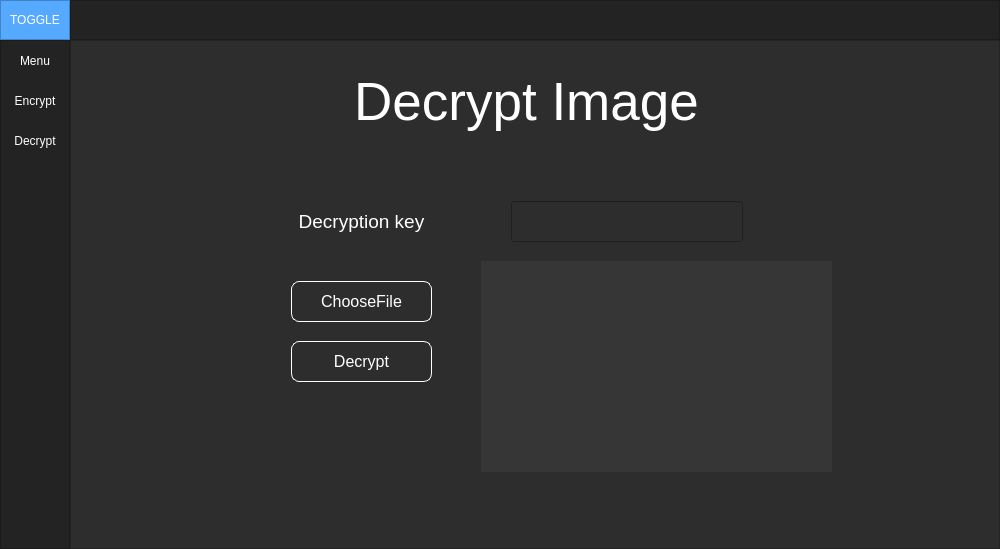
<?xml version="1.0" encoding="UTF-8"?>
<ui version="4.0">
 <class>MainWindow</class>
 <widget class="QMainWindow" name="MainWindow">
  <property name="geometry">
   <rect>
    <x>0</x>
    <y>0</y>
    <width>1000</width>
    <height>549</height>
   </rect>
  </property>
  <property name="minimumSize">
   <size>
    <width>1000</width>
    <height>500</height>
   </size>
  </property>
  <property name="windowTitle">
   <string>MainWindow</string>
  </property>
  <property name="styleSheet">
   <string notr="true">background-color: rgb(45, 45, 45);</string>
  </property>
  <widget class="QWidget" name="centralwidget">
   <layout class="QVBoxLayout" name="verticalLayout">
    <property name="spacing">
     <number>0</number>
    </property>
    <property name="leftMargin">
     <number>0</number>
    </property>
    <property name="topMargin">
     <number>0</number>
    </property>
    <property name="rightMargin">
     <number>0</number>
    </property>
    <property name="bottomMargin">
     <number>0</number>
    </property>
    <item>
     <widget class="QFrame" name="Top_Bar">
      <property name="maximumSize">
       <size>
        <width>16777215</width>
        <height>40</height>
       </size>
      </property>
      <property name="styleSheet">
       <string notr="true">background-color: rgb(35, 35, 35);</string>
      </property>
      <property name="frameShape">
       <enum>QFrame::NoFrame</enum>
      </property>
      <property name="frameShadow">
       <enum>QFrame::Raised</enum>
      </property>
      <layout class="QHBoxLayout" name="horizontalLayout">
       <property name="spacing">
        <number>0</number>
       </property>
       <property name="leftMargin">
        <number>0</number>
       </property>
       <property name="topMargin">
        <number>0</number>
       </property>
       <property name="rightMargin">
        <number>0</number>
       </property>
       <property name="bottomMargin">
        <number>0</number>
       </property>
       <item>
        <widget class="QFrame" name="frame_toggle">
         <property name="maximumSize">
          <size>
           <width>70</width>
           <height>40</height>
          </size>
         </property>
         <property name="styleSheet">
          <string notr="true">background-color: rgb(85, 170, 255);</string>
         </property>
         <property name="frameShape">
          <enum>QFrame::StyledPanel</enum>
         </property>
         <property name="frameShadow">
          <enum>QFrame::Raised</enum>
         </property>
         <layout class="QVBoxLayout" name="verticalLayout_2">
          <property name="spacing">
           <number>0</number>
          </property>
          <property name="leftMargin">
           <number>0</number>
          </property>
          <property name="topMargin">
           <number>0</number>
          </property>
          <property name="rightMargin">
           <number>0</number>
          </property>
          <property name="bottomMargin">
           <number>0</number>
          </property>
          <item>
           <widget class="QPushButton" name="Btn_Toggle">
            <property name="sizePolicy">
             <sizepolicy hsizetype="Expanding" vsizetype="Expanding">
              <horstretch>0</horstretch>
              <verstretch>0</verstretch>
             </sizepolicy>
            </property>
            <property name="styleSheet">
             <string notr="true">color: rgb(255, 255, 255);
border: 0px solid;</string>
            </property>
            <property name="text">
             <string>TOGGLE</string>
            </property>
           </widget>
          </item>
         </layout>
        </widget>
       </item>
       <item>
        <widget class="QFrame" name="frame_top">
         <property name="frameShape">
          <enum>QFrame::StyledPanel</enum>
         </property>
         <property name="frameShadow">
          <enum>QFrame::Raised</enum>
         </property>
        </widget>
       </item>
      </layout>
     </widget>
    </item>
    <item>
     <widget class="QFrame" name="Content">
      <property name="frameShape">
       <enum>QFrame::NoFrame</enum>
      </property>
      <property name="frameShadow">
       <enum>QFrame::Raised</enum>
      </property>
      <layout class="QHBoxLayout" name="horizontalLayout_2">
       <property name="spacing">
        <number>0</number>
       </property>
       <property name="leftMargin">
        <number>0</number>
       </property>
       <property name="topMargin">
        <number>0</number>
       </property>
       <property name="rightMargin">
        <number>0</number>
       </property>
       <property name="bottomMargin">
        <number>0</number>
       </property>
       <item>
        <widget class="QFrame" name="frame_left_menu">
         <property name="minimumSize">
          <size>
           <width>70</width>
           <height>0</height>
          </size>
         </property>
         <property name="maximumSize">
          <size>
           <width>70</width>
           <height>16777215</height>
          </size>
         </property>
         <property name="styleSheet">
          <string notr="true">background-color: rgb(35, 35, 35);</string>
         </property>
         <property name="frameShape">
          <enum>QFrame::StyledPanel</enum>
         </property>
         <property name="frameShadow">
          <enum>QFrame::Raised</enum>
         </property>
         <layout class="QVBoxLayout" name="verticalLayout_3">
          <property name="leftMargin">
           <number>0</number>
          </property>
          <property name="topMargin">
           <number>0</number>
          </property>
          <property name="rightMargin">
           <number>0</number>
          </property>
          <property name="bottomMargin">
           <number>0</number>
          </property>
          <item alignment="Qt::AlignTop">
           <widget class="QFrame" name="frame_top_menus">
            <property name="frameShape">
             <enum>QFrame::NoFrame</enum>
            </property>
            <property name="frameShadow">
             <enum>QFrame::Raised</enum>
            </property>
            <layout class="QVBoxLayout" name="verticalLayout_4">
             <property name="spacing">
              <number>0</number>
             </property>
             <property name="leftMargin">
              <number>0</number>
             </property>
             <property name="topMargin">
              <number>0</number>
             </property>
             <property name="rightMargin">
              <number>0</number>
             </property>
             <property name="bottomMargin">
              <number>0</number>
             </property>
             <item>
              <widget class="QPushButton" name="btn_page_1">
               <property name="minimumSize">
                <size>
                 <width>0</width>
                 <height>40</height>
                </size>
               </property>
               <property name="styleSheet">
                <string notr="true">QPushButton {
	color: rgb(255, 255, 255);
	background-color: rgb(35, 35, 35);
	border: 0px solid;
}
QPushButton:hover {
	background-color: rgb(85, 170, 255);
}</string>
               </property>
               <property name="text">
                <string>Menu</string>
               </property>
              </widget>
             </item>
             <item>
              <widget class="QPushButton" name="btn_page_2">
               <property name="minimumSize">
                <size>
                 <width>0</width>
                 <height>40</height>
                </size>
               </property>
               <property name="styleSheet">
                <string notr="true">QPushButton {
	color: rgb(255, 255, 255);
	background-color: rgb(35, 35, 35);
	border: 0px solid;
}
QPushButton:hover {
	background-color: rgb(85, 170, 255);
}</string>
               </property>
               <property name="text">
                <string>Encrypt</string>
               </property>
              </widget>
             </item>
             <item>
              <widget class="QPushButton" name="btn_page_3">
               <property name="minimumSize">
                <size>
                 <width>0</width>
                 <height>40</height>
                </size>
               </property>
               <property name="styleSheet">
                <string notr="true">QPushButton {
	color: rgb(255, 255, 255);
	background-color: rgb(35, 35, 35);
	border: 0px solid;
}
QPushButton:hover {
	background-color: rgb(85, 170, 255);
}</string>
               </property>
               <property name="text">
                <string>Decrypt</string>
               </property>
              </widget>
             </item>
            </layout>
           </widget>
          </item>
         </layout>
        </widget>
       </item>
       <item>
        <widget class="QFrame" name="frame_pages">
         <property name="frameShape">
          <enum>QFrame::StyledPanel</enum>
         </property>
         <property name="frameShadow">
          <enum>QFrame::Raised</enum>
         </property>
         <layout class="QVBoxLayout" name="verticalLayout_5">
          <property name="spacing">
           <number>0</number>
          </property>
          <property name="leftMargin">
           <number>0</number>
          </property>
          <property name="topMargin">
           <number>0</number>
          </property>
          <property name="rightMargin">
           <number>0</number>
          </property>
          <property name="bottomMargin">
           <number>0</number>
          </property>
          <item>
           <widget class="QStackedWidget" name="stackedWidget">
            <property name="currentIndex">
             <number>2</number>
            </property>
            <widget class="QWidget" name="page_1">
             <widget class="QLabel" name="label_1">
              <property name="geometry">
               <rect>
                <x>200</x>
                <y>70</y>
                <width>511</width>
                <height>81</height>
               </rect>
              </property>
              <property name="font">
               <font>
                <pointsize>40</pointsize>
               </font>
              </property>
              <property name="styleSheet">
               <string notr="true">color: #FFF;</string>
              </property>
              <property name="text">
               <string>Image Encryptor</string>
              </property>
              <property name="alignment">
               <set>Qt::AlignCenter</set>
              </property>
             </widget>
             <widget class="QLabel" name="label_info">
              <property name="geometry">
               <rect>
                <x>200</x>
                <y>160</y>
                <width>511</width>
                <height>31</height>
               </rect>
              </property>
              <property name="font">
               <font>
                <pointsize>15</pointsize>
               </font>
              </property>
              <property name="styleSheet">
               <string notr="true">color: rgb(120, 120, 120);</string>
              </property>
              <property name="text">
               <string>Secure your Image</string>
              </property>
              <property name="alignment">
               <set>Qt::AlignCenter</set>
              </property>
             </widget>
             <widget class="QLabel" name="label_credit">
              <property name="geometry">
               <rect>
                <x>720</x>
                <y>480</y>
                <width>201</width>
                <height>31</height>
               </rect>
              </property>
              <property name="font">
               <font>
                <family>Myanmar Text</family>
                <pointsize>10</pointsize>
               </font>
              </property>
              <property name="styleSheet">
               <string notr="true">color: rgb(120, 120, 120);</string>
              </property>
              <property name="text">
               <string>Credit: SOURABH KUMAR</string>
              </property>
             </widget>
             <widget class="QLabel" name="label">
              <property name="geometry">
               <rect>
                <x>150</x>
                <y>250</y>
                <width>661</width>
                <height>71</height>
               </rect>
              </property>
              <property name="font">
               <font>
                <pointsize>14</pointsize>
               </font>
              </property>
              <property name="styleSheet">
               <string notr="true">color: rgb(111, 111, 111);</string>
              </property>
              <property name="text">
               <string>&lt;html&gt;&lt;head/&gt;&lt;body&gt;&lt;p&gt;An Image Encryption system Based on the Triple DES Algorithm.&lt;/p&gt;&lt;p&gt;&lt;br/&gt;&lt;/p&gt;&lt;p&gt;&lt;br/&gt;&lt;/p&gt;&lt;/body&gt;&lt;/html&gt;</string>
              </property>
              <property name="alignment">
               <set>Qt::AlignLeading|Qt::AlignLeft|Qt::AlignTop</set>
              </property>
             </widget>
            </widget>
            <widget class="QWidget" name="page_2">
             <widget class="QLabel" name="label_2">
              <property name="geometry">
               <rect>
                <x>230</x>
                <y>20</y>
                <width>451</width>
                <height>81</height>
               </rect>
              </property>
              <property name="font">
               <font>
                <pointsize>40</pointsize>
               </font>
              </property>
              <property name="styleSheet">
               <string notr="true">color: #FFF;</string>
              </property>
              <property name="text">
               <string>Encrypt Image</string>
              </property>
              <property name="alignment">
               <set>Qt::AlignCenter</set>
              </property>
             </widget>
             <widget class="QLineEdit" name="line_key">
              <property name="geometry">
               <rect>
                <x>440</x>
                <y>160</y>
                <width>221</width>
                <height>41</height>
               </rect>
              </property>
              <property name="font">
               <font>
                <pointsize>12</pointsize>
                <weight>75</weight>
                <bold>true</bold>
               </font>
              </property>
              <property name="styleSheet">
               <string notr="true">QLineEdit{
	color:#FFF;
}</string>
              </property>
              <property name="alignment">
               <set>Qt::AlignCenter</set>
              </property>
             </widget>
             <widget class="QLabel" name="label_3">
              <property name="geometry">
               <rect>
                <x>190</x>
                <y>150</y>
                <width>201</width>
                <height>61</height>
               </rect>
              </property>
              <property name="font">
               <font>
                <pointsize>14</pointsize>
               </font>
              </property>
              <property name="styleSheet">
               <string notr="true">color: #FFF;</string>
              </property>
              <property name="text">
               <string>Encryption key</string>
              </property>
              <property name="alignment">
               <set>Qt::AlignCenter</set>
              </property>
              <property name="margin">
               <number>1</number>
              </property>
             </widget>
             <widget class="QPushButton" name="btn_file_choose">
              <property name="geometry">
               <rect>
                <x>220</x>
                <y>240</y>
                <width>141</width>
                <height>41</height>
               </rect>
              </property>
              <property name="font">
               <font>
                <pointsize>12</pointsize>
               </font>
              </property>
              <property name="styleSheet">
               <string notr="true">QPushButton{
	color: #FFF;
	border:1px solid white;
	border-radius:8px;
}
QPushButton:hover{
	background-color: qlineargradient(spread:pad, x1:0, y1:0.334545, x2:1, y2:0.489, stop:0.0243902 rgba(100, 100, 100, 255), stop:1 rgba(255, 255, 255, 255));
	color: rgba(0, 0, 0,100);
}</string>
              </property>
              <property name="text">
               <string>ChooseFile</string>
              </property>
             </widget>
             <widget class="QLabel" name="img_lbl">
              <property name="geometry">
               <rect>
                <x>410</x>
                <y>220</y>
                <width>351</width>
                <height>211</height>
               </rect>
              </property>
              <property name="styleSheet">
               <string notr="true">background-color:rgba(128,128,128,0.1)</string>
              </property>
              <property name="frameShadow">
               <enum>QFrame::Raised</enum>
              </property>
              <property name="text">
               <string/>
              </property>
              <property name="alignment">
               <set>Qt::AlignCenter</set>
              </property>
             </widget>
             <widget class="QPushButton" name="btn_encrypt">
              <property name="geometry">
               <rect>
                <x>220</x>
                <y>300</y>
                <width>141</width>
                <height>41</height>
               </rect>
              </property>
              <property name="font">
               <font>
                <pointsize>12</pointsize>
               </font>
              </property>
              <property name="styleSheet">
               <string notr="true">QPushButton{
	color: #FFF;
	border:1px solid white;
	border-radius:8px;
}
QPushButton:hover{
	background-color: qlineargradient(spread:pad, x1:0, y1:0.334545, x2:1, y2:0.489, stop:0.0243902 rgba(100, 100, 100, 255), stop:1 rgba(255, 255, 255, 255));
	color: rgba(0, 0, 0,100);
}</string>
              </property>
              <property name="text">
               <string>Encrypt</string>
              </property>
             </widget>
            </widget>
            <widget class="QWidget" name="page_3">
             <widget class="QLabel" name="label_4">
              <property name="geometry">
               <rect>
                <x>230</x>
                <y>20</y>
                <width>451</width>
                <height>81</height>
               </rect>
              </property>
              <property name="font">
               <font>
                <pointsize>40</pointsize>
               </font>
              </property>
              <property name="styleSheet">
               <string notr="true">color: #FFF;</string>
              </property>
              <property name="text">
               <string>Decrypt Image</string>
              </property>
              <property name="alignment">
               <set>Qt::AlignCenter</set>
              </property>
             </widget>
             <widget class="QLabel" name="label_5">
              <property name="geometry">
               <rect>
                <x>190</x>
                <y>150</y>
                <width>201</width>
                <height>61</height>
               </rect>
              </property>
              <property name="font">
               <font>
                <pointsize>14</pointsize>
               </font>
              </property>
              <property name="styleSheet">
               <string notr="true">color: #FFF;</string>
              </property>
              <property name="text">
               <string>Decryption key</string>
              </property>
              <property name="alignment">
               <set>Qt::AlignCenter</set>
              </property>
              <property name="margin">
               <number>1</number>
              </property>
             </widget>
             <widget class="QLineEdit" name="line_key_2">
              <property name="geometry">
               <rect>
                <x>440</x>
                <y>160</y>
                <width>232</width>
                <height>41</height>
               </rect>
              </property>
              <property name="font">
               <font>
                <pointsize>12</pointsize>
                <weight>75</weight>
                <bold>true</bold>
               </font>
              </property>
              <property name="styleSheet">
               <string notr="true">QLineEdit{
	color:#FFF;
	padding-right: 2px;
}</string>
              </property>
              <property name="alignment">
               <set>Qt::AlignCenter</set>
              </property>
             </widget>
             <widget class="QPushButton" name="btn_file_choose_2">
              <property name="geometry">
               <rect>
                <x>220</x>
                <y>240</y>
                <width>141</width>
                <height>41</height>
               </rect>
              </property>
              <property name="font">
               <font>
                <pointsize>12</pointsize>
               </font>
              </property>
              <property name="styleSheet">
               <string notr="true">QPushButton{
	color: #FFF;
	border:1px solid white;
	border-radius:8px;
}
QPushButton:hover{
	background-color: qlineargradient(spread:pad, x1:0, y1:0.334545, x2:1, y2:0.489, stop:0.0243902 rgba(100, 100, 100, 255), stop:1 rgba(255, 255, 255, 255));
	color: rgba(0, 0, 0,100);
}</string>
              </property>
              <property name="text">
               <string>ChooseFile</string>
              </property>
             </widget>
             <widget class="QPushButton" name="btn_decrypt">
              <property name="geometry">
               <rect>
                <x>220</x>
                <y>300</y>
                <width>141</width>
                <height>41</height>
               </rect>
              </property>
              <property name="font">
               <font>
                <pointsize>12</pointsize>
               </font>
              </property>
              <property name="styleSheet">
               <string notr="true">QPushButton{
	color: #FFF;
	border:1px solid white;
	border-radius:8px;
}
QPushButton:hover{
	background-color: qlineargradient(spread:pad, x1:0, y1:0.334545, x2:1, y2:0.489, stop:0.0243902 rgba(100, 100, 100, 255), stop:1 rgba(255, 255, 255, 255));
	color: rgba(0, 0, 0,100);
}</string>
              </property>
              <property name="text">
               <string>Decrypt</string>
              </property>
             </widget>
             <widget class="QLabel" name="img_lbl_2">
              <property name="geometry">
               <rect>
                <x>410</x>
                <y>220</y>
                <width>351</width>
                <height>211</height>
               </rect>
              </property>
              <property name="styleSheet">
               <string notr="true">background-color:rgba(128,128,128,0.1)</string>
              </property>
              <property name="frameShadow">
               <enum>QFrame::Raised</enum>
              </property>
              <property name="text">
               <string/>
              </property>
              <property name="alignment">
               <set>Qt::AlignCenter</set>
              </property>
             </widget>
            </widget>
           </widget>
          </item>
         </layout>
        </widget>
       </item>
      </layout>
     </widget>
    </item>
   </layout>
  </widget>
 </widget>
 <resources/>
 <connections/>
</ui>
